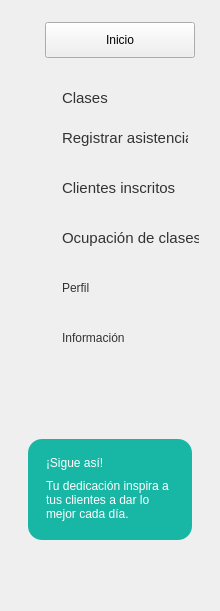
   <widget class="QFrame" name="frameMenu">
    <property name="geometry">
     <rect>
      <x>0</x>
      <y>89</y>
      <width>220</width>
      <height>611</height>
     </rect>
    </property>
    <property name="frameShape">
     <enum>QFrame::NoFrame</enum>
    </property>
    <widget class="QPushButton" name="btnInicio">
     <property name="geometry">
      <rect>
       <x>45</x>
       <y>22</y>
       <width>150</width>
       <height>36</height>
      </rect>
     </property>
     <property name="text">
      <string>Inicio</string>
     </property>
    </widget>
    <widget class="QPushButton" name="btnInscritos">
     <property name="geometry">
      <rect>
       <x>50</x>
       <y>170</y>
       <width>150</width>
       <height>36</height>
      </rect>
     </property>
     <property name="font">
      <font>
       <family>Segoe UI</family>
       <pointsize>11</pointsize>
      </font>
     </property>
     <property name="styleSheet">
      <string notr="true">QPushButton {
    background-color: transparent;
    border: none;
    border-radius: 8px;
    padding: 8px 12px;
    text-align: left;
    color: #333333;
}

QPushButton:hover {
    background-color: #E8F8F5;
}

QPushButton:checked {
    background-color: #DDF7F3;
    color: #333333;
    font-weight: bold;
}</string>
     </property>
     <property name="text">
      <string>Clientes inscritos</string>
     </property>
     <property name="flat">
      <bool>true</bool>
     </property>
    </widget>
    <widget class="QPushButton" name="btnOcupacion">
     <property name="geometry">
      <rect>
       <x>50</x>
       <y>220</y>
       <width>161</width>
       <height>36</height>
      </rect>
     </property>
     <property name="font">
      <font>
       <family>Segoe UI</family>
       <pointsize>11</pointsize>
      </font>
     </property>
     <property name="styleSheet">
      <string notr="true">QPushButton {
    background-color: transparent;
    border: none;
    border-radius: 8px;
    padding: 8px 12px;
    text-align: left;
    color: #333333;
}

QPushButton:hover {
    background-color: #E8F8F5;
}

QPushButton:checked {
    background-color: #DDF7F3;
    color: #333333;
    font-weight: bold;
}</string>
     </property>
     <property name="text">
      <string>Ocupación de clases</string>
     </property>
     <property name="flat">
      <bool>true</bool>
     </property>
    </widget>
    <widget class="QPushButton" name="btnPerfil">
     <property name="geometry">
      <rect>
       <x>50</x>
       <y>270</y>
       <width>150</width>
       <height>36</height>
      </rect>
     </property>
     <property name="styleSheet">
      <string notr="true">QPushButton {
    background-color: transparent;
    border: none;
    border-radius: 8px;
    padding: 8px 12px;
    text-align: left;
    color: #333333;
}

QPushButton:hover {
    background-color: #E8F8F5;
}

QPushButton:checked {
    background-color: #DDF7F3;
    color: #333333;
    font-weight: bold;
}
</string>
     </property>
     <property name="text">
      <string>Perfil</string>
     </property>
    </widget>
    <widget class="QPushButton" name="btnInformacion">
     <property name="geometry">
      <rect>
       <x>50</x>
       <y>320</y>
       <width>150</width>
       <height>36</height>
      </rect>
     </property>
     <property name="styleSheet">
      <string notr="true">QPushButton {
    background-color: transparent;
    border: none;
    border-radius: 8px;
    padding: 8px 12px;
    text-align: left;
    color: #333333;
}

QPushButton:hover {
    background-color: #E8F8F5;
}

QPushButton:checked {
    background-color: #DDF7F3;
    color: #333333;
    font-weight: bold;
}</string>
     </property>
     <property name="text">
      <string>Información</string>
     </property>
    </widget>
    <widget class="QFrame" name="cardSigue">
     <property name="geometry">
      <rect>
       <x>28</x>
       <y>439</y>
       <width>164</width>
       <height>101</height>
      </rect>
     </property>
     <property name="styleSheet">
      <string notr="true">QFrame#cardSigue { background-color: #18B7A5; border-radius: 14px; border: none; }</string>
     </property>
     <widget class="QLabel" name="lblSigue">
      <property name="geometry">
       <rect>
        <x>18</x>
        <y>12</y>
        <width>130</width>
        <height>24</height>
       </rect>
      </property>
      <property name="styleSheet">
       <string notr="true">color:white; font:bold 11pt &quot;Segoe UI&quot;;</string>
      </property>
      <property name="text">
       <string>¡Sigue así!</string>
      </property>
     </widget>
     <widget class="QLabel" name="lblSigueTexto">
      <property name="geometry">
       <rect>
        <x>18</x>
        <y>35</y>
        <width>130</width>
        <height>51</height>
       </rect>
      </property>
      <property name="styleSheet">
       <string notr="true">color:white; font:9pt &quot;Segoe UI&quot;;</string>
      </property>
      <property name="text">
       <string>Tu dedicación inspira a tus clientes a dar lo mejor cada día.</string>
      </property>
      <property name="wordWrap">
       <bool>true</bool>
      </property>
     </widget>
    </widget>
    <widget class="QLabel" name="label">
     <property name="geometry">
      <rect>
       <x>20</x>
       <y>30</y>
       <width>20</width>
       <height>20</height>
      </rect>
     </property>
     <property name="text">
      <string/>
     </property>
     <property name="pixmap">
      <pixmap resource="../imagenes/recursos.qrc">:/newPrefix/casa_inicio.png</pixmap>
     </property>
     <property name="scaledContents">
      <bool>true</bool>
     </property>
    </widget>
    <widget class="QLabel" name="label_10">
     <property name="geometry">
      <rect>
       <x>20</x>
       <y>280</y>
       <width>23</width>
       <height>23</height>
      </rect>
     </property>
     <property name="text">
      <string/>
     </property>
     <property name="pixmap">
      <pixmap resource="../imagenes/recursos.qrc">:/newPrefix/usuario.png</pixmap>
     </property>
     <property name="scaledContents">
      <bool>true</bool>
     </property>
    </widget>
    <widget class="QLabel" name="label_11">
     <property name="geometry">
      <rect>
       <x>20</x>
       <y>330</y>
       <width>23</width>
       <height>23</height>
      </rect>
     </property>
     <property name="text">
      <string/>
     </property>
     <property name="pixmap">
      <pixmap resource="../imagenes/recursos.qrc">:/newPrefix/informacion.png</pixmap>
     </property>
     <property name="scaledContents">
      <bool>true</bool>
     </property>
    </widget>
    <widget class="QLabel" name="label_12">
     <property name="geometry">
      <rect>
       <x>20</x>
       <y>90</y>
       <width>20</width>
       <height>20</height>
      </rect>
     </property>
     <property name="text">
      <string/>
     </property>
     <property name="pixmap">
      <pixmap resource="../imagenes/recursos.qrc">:/newPrefix/calendario.png</pixmap>
     </property>
     <property name="scaledContents">
      <bool>true</bool>
     </property>
    </widget>
    <widget class="QLabel" name="label_3">
     <property name="geometry">
      <rect>
       <x>20</x>
       <y>130</y>
       <width>20</width>
       <height>20</height>
      </rect>
     </property>
     <property name="styleSheet">
      <string notr="true">image: url(:/newPrefix/lista-de-verificacion.png)</string>
     </property>
     <property name="text">
      <string/>
     </property>
    </widget>
    <widget class="QLabel" name="label_4">
     <property name="geometry">
      <rect>
       <x>20</x>
       <y>180</y>
       <width>20</width>
       <height>20</height>
      </rect>
     </property>
     <property name="styleSheet">
      <string notr="true">image:url(:/newPrefix/anadir-grupo.png)</string>
     </property>
     <property name="text">
      <string/>
     </property>
    </widget>
    <widget class="QLabel" name="label_8">
     <property name="geometry">
      <rect>
       <x>20</x>
       <y>230</y>
       <width>23</width>
       <height>23</height>
      </rect>
     </property>
     <property name="styleSheet">
      <string notr="true">image: url(:/newPrefix/grafico-circular.png)</string>
     </property>
     <property name="text">
      <string/>
     </property>
    </widget>
    <widget class="QPushButton" name="btnRegistroAsistencia">
     <property name="geometry">
      <rect>
       <x>50</x>
       <y>120</y>
       <width>150</width>
       <height>36</height>
      </rect>
     </property>
     <property name="font">
      <font>
       <family>Segoe UI</family>
       <pointsize>11</pointsize>
      </font>
     </property>
     <property name="styleSheet">
      <string notr="true">QPushButton {
    background-color: transparent;
    border: none;
    border-radius: 8px;
    padding: 8px 12px;
    text-align: left;
    color: #333333;
}

QPushButton:hover {
    background-color: #E8F8F5;
}

QPushButton:checked {
    background-color: #DDF7F3;
    color: #333333;
    font-weight: bold;
}

</string>
     </property>
     <property name="text">
      <string>Registrar asistencia</string>
     </property>
     <property name="flat">
      <bool>true</bool>
     </property>
    </widget>
    <widget class="QPushButton" name="btnClases_2">
     <property name="geometry">
      <rect>
       <x>50</x>
       <y>80</y>
       <width>150</width>
       <height>36</height>
      </rect>
     </property>
     <property name="font">
      <font>
       <family>Segoe UI</family>
       <pointsize>11</pointsize>
      </font>
     </property>
     <property name="mouseTracking">
      <bool>false</bool>
     </property>
     <property name="tabletTracking">
      <bool>false</bool>
     </property>
     <property name="styleSheet">
      <string notr="true">QPushButton {
    background-color: transparent;
    border: none;
    border-radius: 8px;
    padding: 8px 12px;
    text-align: left;
    color: #333333;
}

QPushButton:hover {
    background-color: #E8F8F5;
}

QPushButton:checked {
    background-color: #DDF7F3;
    color: #333333;
    font-weight: bold;
}</string>
     </property>
     <property name="text">
      <string>Clases</string>
     </property>
     <property name="checkable">
      <bool>true</bool>
     </property>
     <property name="checked">
      <bool>false</bool>
     </property>
     <property name="flat">
      <bool>false</bool>
     </property>
    </widget>
   </widget>
